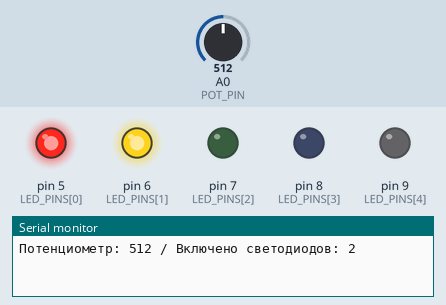
Recording of a sketch running on a simulated Arduino Uno, built with avr-gcc and run on an emulated ATmega328P. Parts: output pins drawn as LEDs (lit = HIGH), the last lines printed to the serial monitor. The inputs (shaded band) are chosen by the test bench; at power-on: A0 (POT_PIN) = 512.

Above: at 1.2 s.
1.3 s: A0 (POT_PIN) set to 601
2.8 s: A0 (POT_PIN) set to 621
At 3.2 s:
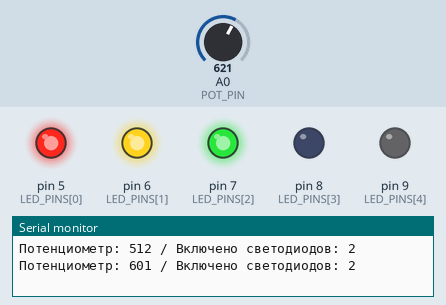
4.3 s: A0 (POT_PIN) set to 805
5.8 s: A0 (POT_PIN) set to 837
At 6.1 s:
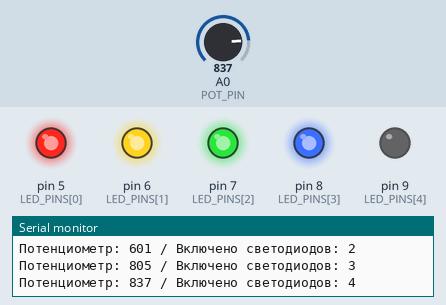
7.3 s: A0 (POT_PIN) set to 1012
8.8 s: A0 (POT_PIN) set to 1023
At 9.3 s:
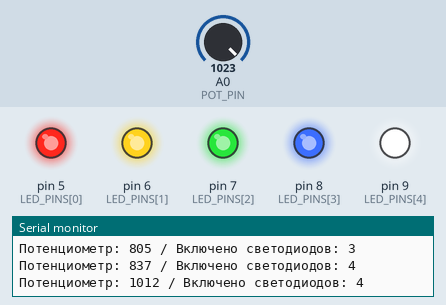
Timing chart, 0 to 11.3 s (numbered marks = the images above; inputs shaded):
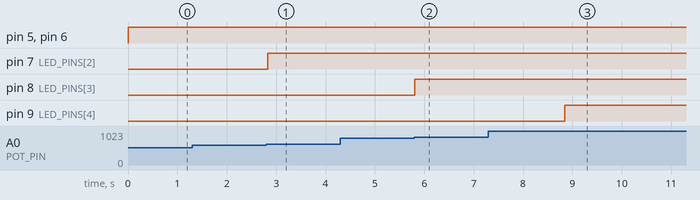

Measured:
- the behaviour switches between 613 and 614 on A0 (POT_PIN) (found by bisection; images 0 and 1)
- the behaviour switches between 818 and 819 on A0 (POT_PIN) (found by bisection; images 1 and 2)
- the behaviour switches between 1022 and 1023 on A0 (POT_PIN) (found by bisection; images 2 and 3)
- after the input at 2.8 s, pin 7 (LED_PINS[2]): LOW → HIGH at once
- after the input at 5.8 s, pin 8 (LED_PINS[3]): LOW → HIGH at once
- after the input at 8.8 s, pin 9 (LED_PINS[4]): LOW → HIGH at once

The sketch:

sketch.ino
```cpp
const int POT_PIN = A0;
const int LED_PINS[] = {5, 6, 7, 8, 9};
const int LED_COUNT = 5;

int potValue = 0;
int ledsToLight = 0;
int lastPotValue = -1;

void setup() {
  Serial.begin(9600);

  for (int i = 0; i < LED_COUNT; i++) {
    pinMode(LED_PINS[i], OUTPUT);
    digitalWrite(LED_PINS[i], LOW);
  }
}

void loop() {
  potValue = analogRead(POT_PIN);

  ledsToLight = map(potValue, 0, 1023, 0, LED_COUNT);

  updateLEDs(ledsToLight);

  if (abs(potValue - lastPotValue) > 20) {
    lastPotValue = potValue;

    Serial.print("Потенциометр: ");
    Serial.print(potValue);
    Serial.print(" / Включено светодиодов: ");
    Serial.print(ledsToLight);

    Serial.println("");
  }

  delay(50);
}

void updateLEDs(int ledsOn) {
  for (int i = 0; i < LED_COUNT; i++) {
    if (i < ledsOn) {
      digitalWrite(LED_PINS[i], HIGH);
    } else {
      digitalWrite(LED_PINS[i], LOW);
    }
  }
}
```
